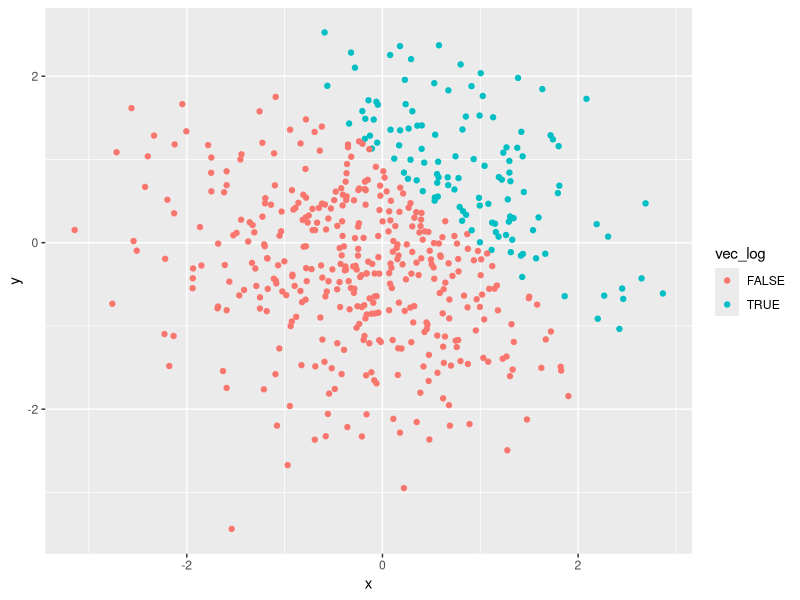

The R script that drew this image:
## ---- chunk 1
# Load tidyverse library
library(tidyverse)
## ---- chunk 2
# Create first dataframe
prob1_df <- tibble(
  norm_samp = rnorm(8, mean = 8),
  norm_samp_pos = norm_samp > 0,
  vec_char = c("a", "b", "c", "d", "e", "f", "g", "h"),
  vec_factor = factor(c("burrito", "quesadilla", "tacos", "burrito", "burrito", "tacos", "tacos", "tacos"))
)

# See if mean can be calculated for norm_samp in prob1_df
mean(pull(prob1_df, norm_samp))

# See if mean can be calculated for norm_samp_pos in prob1_df
mean(pull(prob1_df, norm_samp_pos))

# See if mean can be calculated for vec_char in prob1_df
mean(pull(prob1_df, vec_char))

# See if mean can be calculated for vec_factor in prob1_df
mean(pull(prob1_df, vec_factor))
## ---- chunk 3
# Convert the logical vector to numeric, and multiply the random sample by the result
as.numeric(pull(prob1_df, norm_samp_pos)) * pull(prob1_df, norm_samp)

# convert the logical vector to a factor, and multiply the random sample by the result
factor(pull(prob1_df, norm_samp_pos)) * pull(prob1_df, norm_samp)

# convert the logical vector to a factor and then convert the result to numeric, and multiply the 
# random sample by the result
as.numeric(factor(pull(prob1_df, norm_samp_pos))) * pull(prob1_df, norm_samp)
## ---- chunk 4
# Create the dataframe
prob2_df <- tibble(
  x = rnorm(500),
  y = rnorm(500),
  vec_log = x + y > 1,
  vec_num = as.numeric(vec_log),
  vec_fac = factor(vec_log)
)
## ---- chunk 5
# Scatterplot of y vs x by vec_log from prob2_df
scat_plot_log <- ggplot(prob2_df, aes(x = x, y = y, color = vec_log)) +
  geom_point()

# Scatterplot of y vs x by vec_num from prob2_df
scat_plot_num <- ggplot(prob2_df, aes(x = x, y = y, color = vec_num)) +
  geom_point()

# The color scale in the above plot is a sliding scale from blue (vec_num = 1) to black (vec_num = 0), 
# but there are only two distinct colors because vec_num only has two values (0 and 1).

# Scatterplot of y vs x by vec_fac from prob2_df
scat_plot_fac <- ggplot(prob2_df, aes(x = x, y = y, color = vec_fac)) +
  geom_point()

# The color scale in the above plot is the same as when coloring by the logical vector. The factor 
# vector only has two values (True or False).

# Export the first scatterplot
ggsave("scatter_plot_log.png", plot = scat_plot_log)

